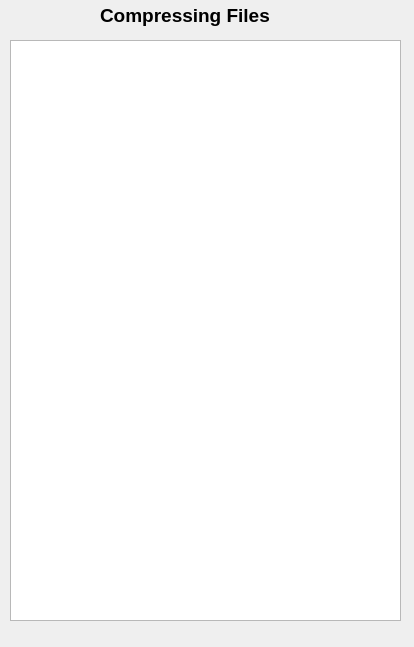
<?xml version="1.0" encoding="UTF-8"?>
<ui version="4.0">
 <class>ListofCompression</class>
 <widget class="QDialog" name="ListofCompression">
  <property name="geometry">
   <rect>
    <x>0</x>
    <y>0</y>
    <width>414</width>
    <height>647</height>
   </rect>
  </property>
  <property name="windowTitle">
   <string>List Files Compressed</string>
  </property>
  <widget class="QListView" name="nameListView">
   <property name="geometry">
    <rect>
     <x>10</x>
     <y>40</y>
     <width>391</width>
     <height>581</height>
    </rect>
   </property>
  </widget>
  <widget class="QLabel" name="statusLabel">
   <property name="geometry">
    <rect>
     <x>100</x>
     <y>0</y>
     <width>211</width>
     <height>31</height>
    </rect>
   </property>
   <property name="font">
    <font>
     <pointsize>14</pointsize>
     <weight>75</weight>
     <bold>true</bold>
    </font>
   </property>
   <property name="text">
    <string>Compressing Files</string>
   </property>
  </widget>
 </widget>
 <resources/>
 <connections/>
</ui>
